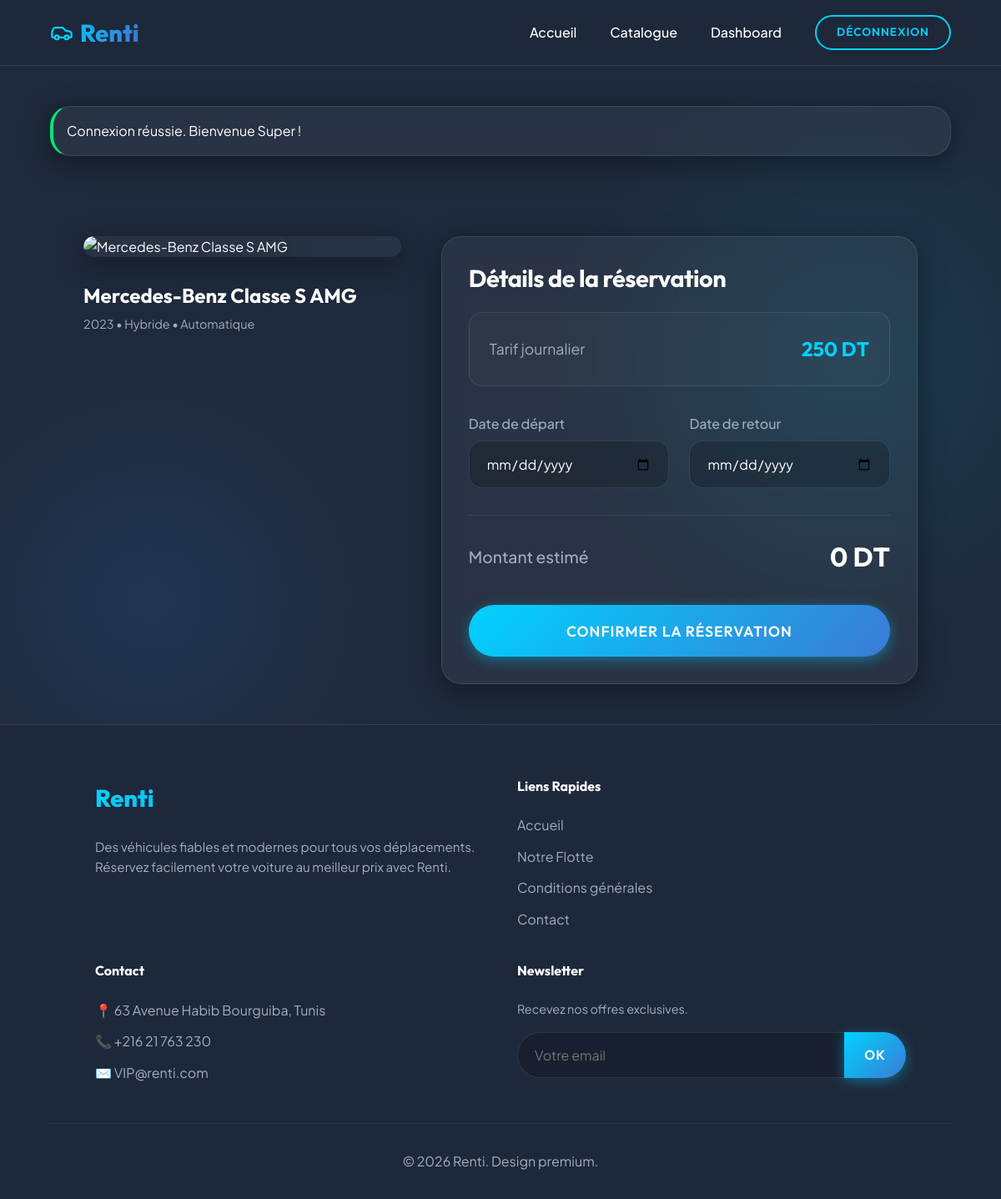
/index.php?c=Reservation&a=create&id_vehicule=1 (signed in), run on the app's committed database.
### tables this page shows
CREATE TABLE vehicules (
    id INT AUTO_INCREMENT PRIMARY KEY,
    marque VARCHAR(100) NOT NULL,
    modele VARCHAR(100) NOT NULL,
    annee INT NOT NULL,
    carburant VARCHAR(50) NOT NULL,
    boite_vitesse VARCHAR(50) NOT NULL,
    description TEXT,
    image_url VARCHAR(255) DEFAULT 'default.jpg',
    tarif_jour DECIMAL(10,2) NOT NULL,
    statut ENUM('disponible', 'reserve', 'maintenance') DEFAULT 'disponible',
    date_ajout DATETIME DEFAULT CURRENT_TIMESTAMP
);

### controllers/ReservationController.php (called while the page is built, shortened)
<?php
require_once 'core/Controller.php';
class ReservationController extends Controller {
    public function create() {
        $id_vehicule = $_GET['id_vehicule'];
        $vehicleModel = $this->model('Vehicle');
        $vehicule = $vehicleModel->findById($id_vehicule);
        $this->view('reservations/create', ['vehicule' => $vehicule]);
    }
}
?>

### config/database.php (called while the page is built)
<?php
class Database {
    private static $instance = null;
    private $pdo;
    private $host = "localhost";
    private $dbname = "location_voiture";
    private $username = "root";
    private $password = "";
    private function __construct() {
        try {
            $this->pdo = new PDO("mysql:host={$this->host};dbname={$this->dbname};charset=utf8", $this->username, $this->password);
            $this->pdo->setAttribute(PDO::ATTR_ERRMODE, PDO::ERRMODE_EXCEPTION);
            $this->pdo->setAttribute(PDO::ATTR_DEFAULT_FETCH_MODE, PDO::FETCH_ASSOC);
        } catch(PDOException $e) {
            die("Erreur de connexion à la base de données : " . $e->getMessage());
        }
    }
    public static function getInstance() {
        if (!self::$instance) {
            self::$instance = new Database();
        }
        return self::$instance;
    }
    public function getConnection() {
        return $this->pdo;
    }
}
?>

### core/Model.php (called while the page is built, shortened)
<?php
require_once 'config/database.php';
abstract class Model {
    public function __construct() {
        $this->db = Database::getInstance()->getConnection();
    }
}
?>

### models/Vehicle.php (called while the page is built, shortened)
<?php
require_once 'core/Model.php';
class Vehicle extends Model {
    public function findById($id) {
        $stmt = $this->db->prepare("SELECT * FROM vehicules WHERE id = :id");
        $stmt->execute(['id' => $id]);
        return $stmt->fetch();
    }
}
?>

### views/reservations/create.php (the view, shortened to what this page needs)
<?php include 'views/header.php'; ?>
<div class="container fade-in" style="display: flex; justify-content: center; align-items: flex-start; min-height: 70vh; padding-top: 2rem;">
    <div style="display: flex; gap: 3rem; flex-wrap: wrap; width: 100%; max-width: 1000px;">
        <div style="flex: 1; min-width: 300px;">
            <div class="card" style="padding: 0; border: none; margin-bottom: 2rem;">
                <img src="<?= htmlspecialchars($vehicule['image_url']) ?>" alt="<?= htmlspecialchars($vehicule['marque'] . ' ' . $vehicule['modele']) ?>" style="width: 100%; height: auto; border-radius: var(--border-radius-lg); box-shadow: var(--shadow-glass);" onerror="this.src='https://images.unsplash.com/photo-1503376762362-7a2c6c9966b6?w=600'">
            </div>
            <div>
                <h3 style="margin-bottom: 0.5rem; font-size: 1.5rem;"><?= htmlspecialchars($vehicule['marque'] . ' ' . $vehicule['modele']) ?></h3>
                <p style="color: var(--text-muted); font-size: 0.9rem; margin-bottom: 1rem;"><?= htmlspecialchars($vehicule['annee']) ?> • <?= htmlspecialchars($vehicule['carburant']) ?> • <?= htmlspecialchars($vehicule['boite_vitesse']) ?></p>
            </div>
        </div>
        <div style="flex: 1.5; min-width: 350px;">
            <div class="card">
                <div class="card-body">
                    <h2 style="margin-bottom: 1.5rem; font-size: 1.8rem;">Détails de la réservation</h2>
                    <div style="background: rgba(255,255,255,0.02); padding: 1.5rem; border-radius: var(--border-radius); border: 1px solid var(--surface-border); margin-bottom: 2rem; display: flex; justify-content: space-between; align-items: center;">
                        <span style="color: var(--text-muted); font-size: 1.1rem;">Tarif journalier</span>
                        <span style="color: var(--primary-color); font-family: 'Outfit', sans-serif; font-weight: 700; font-size: 1.5rem;"><?= number_format($vehicule['tarif_jour'], 0, ',', ' ') ?> DT</span>
                    </div>
                    <form method="POST" action="index.php?c=Reservation&a=create&id_vehicule=<?= $vehicule['id'] ?>" data-validate="true">
                        <div style="display: grid; grid-template-columns: 1fr 1fr; gap: 1.5rem; margin-bottom: 2rem;">
                            <div class="form-group" style="margin-bottom: 0;">
                                <label for="date_debut">Date de départ</label>
                                <input type="date" id="date_debut" name="date_debut" required min="<?= date('Y-m-d') ?>">
                            </div>
                            <div class="form-group" style="margin-bottom: 0;">
                                <label for="date_fin">Date de retour</label>
                                <input type="date" id="date_fin" name="date_fin" required min="<?= date('Y-m-d') ?>">
                            </div>
                        </div>
                        <div style="margin-bottom: 2rem; padding-top: 1.5rem; border-top: 1px solid var(--surface-border); display: flex; justify-content: space-between; align-items: center;">
                            <span style="font-size: 1.2rem; font-weight: 500; color: var(--text-muted);">Montant estimé</span>
                            <span id="montant_estime" style="font-family: 'Outfit', sans-serif; font-size: 2rem; font-weight: 700; color: #fff;">0 DT</span>
                        </div>
                        <button type="submit" class="btn btn-primary" style="width: 100%; padding: 1.2rem; font-size: 1.1rem;">Confirmer la réservation</button>
                    </form>
                </div>
            </div>
        </div>
    </div>
</div>
<?php include 'views/footer.php'; ?>

### assets/css/style.css (style rules this page uses)
:root { --primary-color: #00d2ff; --primary-dark: #3a7bd5; --secondary-color: #1e293b; --surface-color: rgba(255, 255, 255, 0.05); --surface-border: rgba(255, 255, 255, 0.1); --text-primary: #ffffff; --text-muted: #a0aec0; --danger-color: #ff4b4b; --success-color: #00e676; --warning-color: #ffb74d; --shadow-glass: 0 8px 32px 0 rgba(0, 0, 0, 0.37); --shadow-glow: 0 0 20px rgba(0, 210, 255, 0.3); --border-radius-lg: 24px; --border-radius: 16px; --border-radius-sm: 8px; --transition: all 0.4s cubic-bezier(0.25, 0.8, 0.25, 1); }
* { margin: 0; padding: 0; box-sizing: border-box; }
body { font-family: 'Plus Jakarta Sans', sans-serif; background-color: var(--secondary-color); background-image: radial-gradient(circle at 15% 50%, rgba(58, 123, 213, 0.15), transparent 25%), radial-gradient(circle at 85% 30%, rgba(0, 210, 255, 0.1), transparent 25%); color: var(--text-primary); line-height: 1.6; min-height: 100vh; display: flex; flex-direction: column; }
h1, h2, h3, h4, h5, h6 { font-family: 'Outfit', sans-serif; font-weight: 700; color: var(--text-primary); margin-bottom: 1rem; line-height: 1.2; }
h2 { font-size: 2.5rem; letter-spacing: -0.5px; }
h3 { font-size: 1.75rem; }
.container { width: 90%; max-width: 1280px; margin: 0 auto; padding: 3rem 0; }
.btn { display: inline-flex; align-items: center; justify-content: center; gap: 0.5rem; padding: 0.875rem 2rem; border-radius: 50px; font-family: 'Outfit', sans-serif; font-weight: 600; font-size: 1rem; cursor: pointer; border: none; transition: var(--transition); text-transform: uppercase; letter-spacing: 1px; }
.btn-primary { background: linear-gradient(135deg, var(--primary-color), var(--primary-dark)); color: #fff; box-shadow: 0 4px 15px rgba(0, 210, 255, 0.4); }
.card { background: var(--surface-color); backdrop-filter: blur(12px); -webkit-backdrop-filter: blur(12px); border: 1px solid var(--surface-border); border-radius: var(--border-radius-lg); box-shadow: var(--shadow-glass); overflow: hidden; transition: var(--transition); position: relative; }
.card::before { content: ''; position: absolute; top: 0; left: -100%; width: 50%; height: 100%; background: linear-gradient(to right, transparent, rgba(255,255,255,0.05), transparent); transform: skewX(-20deg); transition: 0.7s; }
.card-body { padding: 2rem; }
.form-group { margin-bottom: 1.5rem; }
label { display: block; margin-bottom: 0.5rem; font-weight: 500; color: var(--text-muted); }
input[type="text"], input[type="email"], input[type="password"], input[type="number"], input[type="date"], select, textarea { width: 100%; padding: 1rem 1.25rem; background: rgba(0, 0, 0, 0.2); border: 1px solid var(--surface-border); border-radius: var(--border-radius); color: var(--text-primary); font-family: inherit; font-size: 1rem; transition: var(--transition); }

### data on the page
vehicules: marque+modele "Mercedes-Benz Classe S AMG", annee "2023", carburant "Hybride", boite_vitesse "Automatique", tarif_jour "250"

### other printed values
$_SESSION['flash']['message'] "Connexion réussie. Bienvenue Super !"
